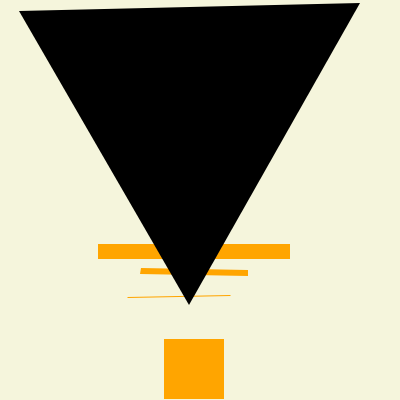
Frame 1 (no input)
Frame 60 (no input): identical to frame 1, image omitted
Frame 120 (the mouse pressed at the canvas centre since frame 60): identical to frame 1, image omitted

The p5.js sketch that drew this single still picture (run headless with seeded random() and noise() and a simulated clock; from frame 60 on, the mouse is pressed at the canvas centre):

// p5.js sketch
// ── sketch.js
function setup() {
    createCanvas(400, 400);
    noStroke()
  }
  
  function draw() {
    background('beige');
  
    fill('orange')
    rect(98,244,192,15)
  
    fill('orange')
   quad(141,268,140,274,248,276,248,270)
  
    fill('orange')
   quad(127,297,128,298,231,296,230,295)
    
    fill('black')
    triangle(19,11,360,3,189,305)
    
    fill('orange')
    rect(164,339,60,60)
    // fill('orange')
    // strokeWeight(10)
    // line(180,250,220,250)
  
  
  }
